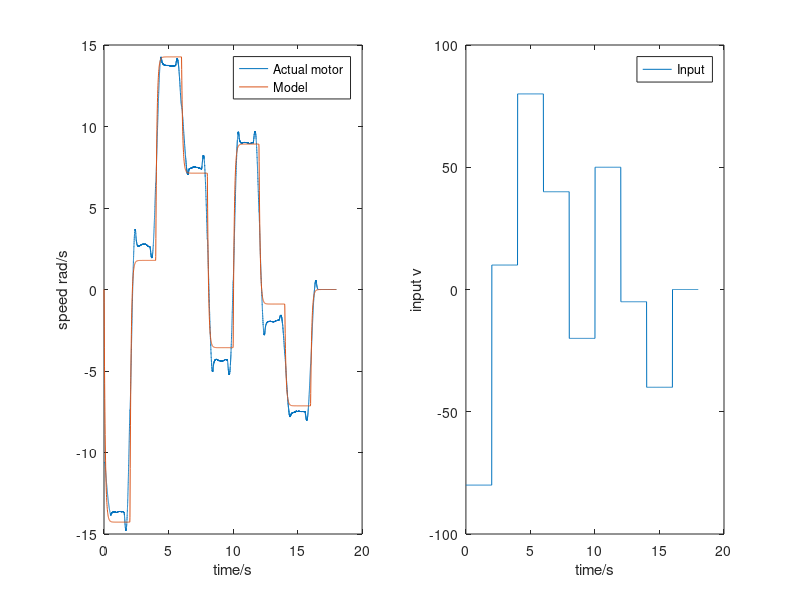

MATLAB code for this plot:
%load and plot actual results
load test_results
figure(1);
subplot(1,2,1)
plot(test_results(:,1),(pi/180).*test_results(:,3));
input=[-80,10,80,40,-20,50,-5,-40,0];

% 2nd order model for steering
tau=0.087;
ss_gain=10.2219;
a=1/tau;
b=ss_gain*a;

H=(pi/180)*tf([b],[1,a,0]);

% Simulate step response of model
%create a step input of magnitude mag for 2s and step down. plot response to 6s
t = 0.01:0.01:2;
q=repmat(input,length(t),1);
u=reshape(q,prod(size(q)),1);
u=[input(1);u];
t = 0:0.01:2*length(input);

[y,t]=lsim(H,u,t);

%get derivative 
speed = [0; diff(y) ./ diff(t)];

figure(1);
subplot(1,2,1);
hold on
plot(t,speed)
xlabel('time/s')
ylabel('speed rad/s')
legend('Actual motor','Model')

subplot(1,2,2)
plot(t,u)
ylim([-100,100])
xlabel('time/s')
ylabel('input v')
legend('Input')